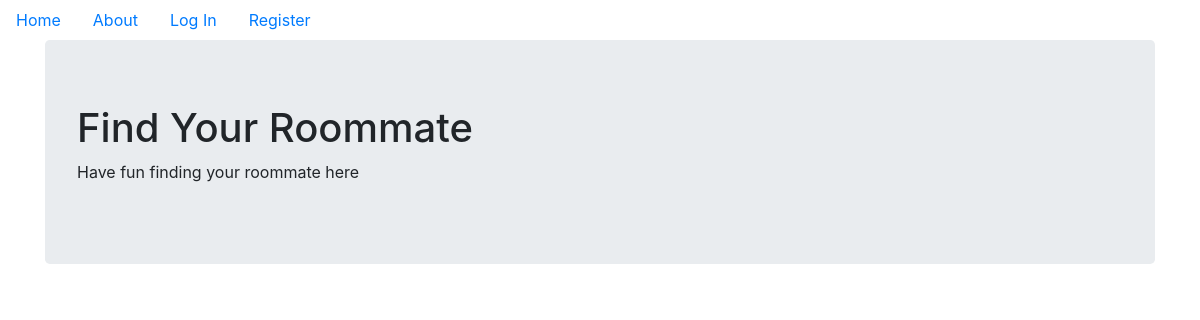
Before: / with the older database file.
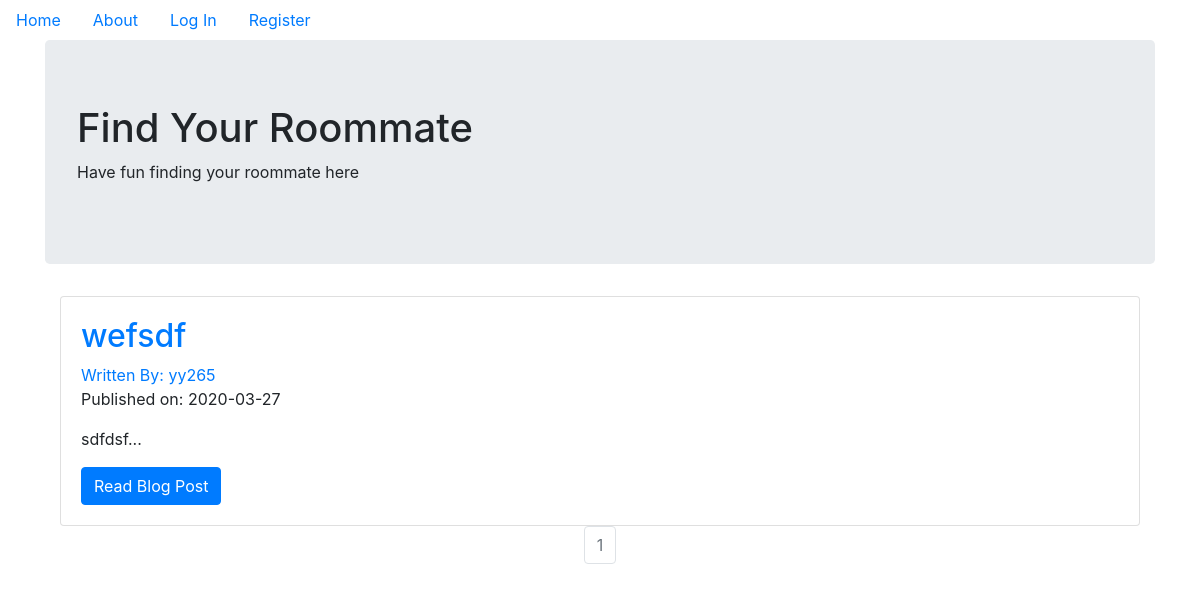
After: the same page with the newer database file.
### roommatefinder/models.py (models this page shows, shortened)
class BlogPost(db.Model):
    users = db.relationship(User)
    id = db.Column(db.Integer,primary_key=True)
    user_id = db.Column(db.Integer,db.ForeignKey('users.id'),nullable=False)
    date = db.Column(db.DateTime,nullable=False,default=datetime.utcnow)
    title = db.Column(db.String(140),nullable=False)
    text = db.Column(db.Text,nullable=False)

class User(db.Model,UserMixin):
    __tablename__ = 'users'
    id = db.Column(db.Integer,primary_key=True, nullable=False)
    netid = db.Column(db.String(64),unique=True,index=True, nullable=False)
    name = db.Column(db.String(64),nullable=False,index=True)
    gender = db.Column(db.String(1), nullable=False)
    year = db.Column(db.Integer, nullable=False)
    smoking = db.Column(db.String(1), nullable=False)
    sleeping = db.Column(db.Integer, nullable=False)
    waking = db.Column(db.Integer, nullable=False)
    room_utility = db.Column(db.String(10), nullable=False)
    on_campus = db.Column(db.String(10), nullable=False)
    profile_image = db.Column(db.String(64),nullable=False,default='default_profile.png')
    password_hash = db.Column(db.String(128))
    posts = db.relationship('BlogPost',backref='author',lazy=True)

### roommatefinder/core/views.py (the view)
@core.route('/')
def index():
    page = request.args.get('page',1,type=int)
    blog_posts = BlogPost.query.order_by(BlogPost.date.desc()).paginate(page=page,per_page=5)
    return render_template('index.html',blog_posts=blog_posts)

### roommatefinder/templates/index.html
{% extends "base.html" %}
{% block content %}
  <div class="jumbotron">
    <h1>Find Your Roommate</h1>
    <p>Have fun finding your roommate here</p>
  </div>
  <div class="container">
    {% for post in blog_posts.items %}
    <div class="card" >
      <div class="card-body">
        <h2><a class="card-title" href="  {{ url_for('blog_posts.blog_post', blog_post_id=post.id) }}">{{ post.title }}</a></h2>
        <a href="{{ url_for('users.user_posts', netid=post.author.netid) }}">Written By: {{ post.author.netid }}</a>
        <p>Published on: {{ post.date.strftime('%Y-%m-%d') }}</p>
        <p class="card-text">{{ post.text[:100] }}...</p>
        <a href="{{ url_for('blog_posts.blog_post', blog_post_id=post.id) }}" class="btn btn-primary">Read Blog Post</a>
      </div>
    </div>
   {% endfor %}
   <nav aria-label="Page navigation example">
     <ul class="pagination justify-content-center">
       {% for page_num in blog_posts.iter_pages(left_edge=1, right_edge=1, left_current=1, right_current=2) %}
          {% if blog_posts.page == page_num %}
          <li class="page-item disabled">
            <a class="page-link" href="{{ url_for('core.index', page=page_num) }}">{{ page_num }}</a>
          </li>
          {% else %}
            <li class="page-item"><a class="page-link" href="{{ url_for('core.index', page=page_num) }}">{{ page_num }}</a></li>
          {% endif %}
      {% endfor %}
    </nav>
{% endblock %}

Changed rows visible on the page:
added BlogPost: title "wefsdf", author.netid "yy265", date "2020-03-27", text "sdfdsf"
Other visible differences:
new list line: "1"
